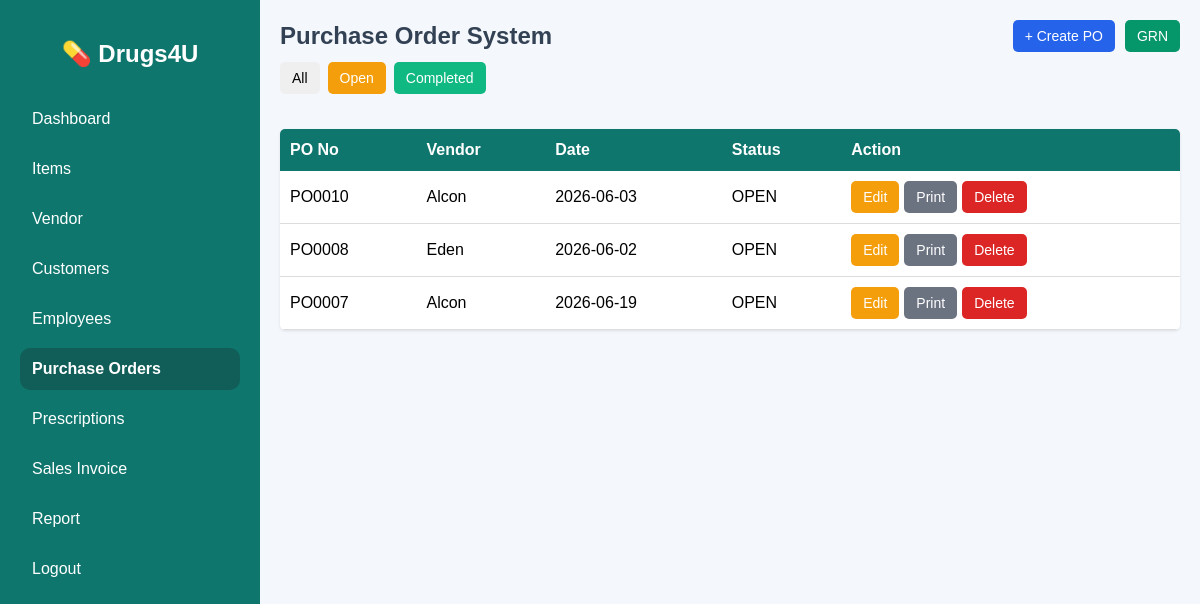
Screenshot of /purchase_order.php?status=OPEN with the database file from the repository.
### tables this page shows
CREATE TABLE `purchase_order` (
  `po_id` int(11) NOT NULL,
  `po_no` varchar(20) DEFAULT NULL,
  `vendor_id` varchar(20) DEFAULT NULL,
  `vendor_name` varchar(150) DEFAULT NULL,
  `po_date` date DEFAULT NULL,
  `created_at` timestamp NOT NULL DEFAULT current_timestamp(),
  `status` varchar(20) DEFAULT NULL
);

### purchase_order.php (the view, shortened to what this page needs)
<?php
include 'connection.php';
function runQuery($conn, $sql){
    $result = mysqli_query($conn, $sql);
    return $result;
}
$status = strtoupper($_GET['status'] ?? 'ALL');
if($status == 'OPEN'){
    $po_list = runQuery($conn,"
        SELECT *
        FROM purchase_order
        WHERE UPPER(status)='OPEN'
        ORDER BY po_id DESC
    ");
}
else{
    $po_list = runQuery($conn,"
        SELECT *
        FROM purchase_order
        ORDER BY po_id DESC
    ");
}
?>
<!DOCTYPE html>
<html lang="en">
<head>
</head>
<body>
<div class="wrapper">
    <div class="sidebar">
        <h2>💊 Drugs4U</h2>
        <a href="dashboard.php">Dashboard</a>
        <a href="item.php">Items</a>
	    <a href="vendor.php">Vendor</a>
        <a href="customer_list.php">Customers</a>
        <a href="employee_reg.php">Employees</a>
        <a href="purchase_order.php" class="active">Purchase Orders</a>
        <a href="prescription_list.php">Prescriptions</a>
	    <a href="sales_invoice.php">Sales Invoice</a>
        <a href="report.php">Report</a>
        <a href="login.php">Logout</a>
    </div>
    <div class="main-content">
<div class="top-bar">
    <h2>Purchase Order System</h2>
    <div class="action-buttons">
        <button class="po-btn" onclick="openPO()">+ Create PO</button>
        <button class="grn-btn" onclick="openGRN()">GRN</button>
    </div>
</div>
<div class="filter-bar">
    <a href="?status=ALL"><button>All</button></a>
    <a href="?status=OPEN"><button style="background:#f59e0b;color:#fff;">Open</button></a>
    <a href="?status=COMPLETED"><button style="background:#10b981;color:#fff;">Completed</button></a>
</div>
<div class="container">
    <div class="table-responsive">
        <table>
            <tr>
                <th>PO No</th>
                <th>Vendor</th>
                <th>Date</th>
                <th>Status</th>
                <th>Action</th>
            </tr>
            <?php while($po=mysqli_fetch_assoc($po_list)){ ?>
            <tr>
                <td><?= $po['po_no'] ?></td>
                <td><?= $po['vendor_name'] ?></td>
                <td><?= $po['po_date'] ?></td>
                <td><?= $po['status'] ?></td>
                <td>
                    <div class="action-cell">
                        <a href="?edit_po=<?= $po['po_no'] ?>"><button class="edit-btn">Edit</button></a>
                        <a href="print_po.php?po_no=<?= urlencode($po['po_no']) ?>" target="_blank"><button class="print-btn" type="button">Print</button></a>
                        <a href="?delete_po=<?= $po['po_no'] ?>" onclick="return confirm('Delete PO?')"><button class="del-btn">Delete</button></a>
                    </div>
                </td>
            </tr>
            <?php } ?>
        </table>
    </div>
</div>
</div>
</div>
</body>
</html>

### purchase_order.php (style rules this page uses)
body { font-family: Arial, sans-serif; background: #f4f7fb; margin: 0; }
.sidebar a.active { background: #115e59; font-weight: bold; }
.wrapper { display: flex; flex-direction: row; }
.sidebar { width: 260px; background: #0f766e; color: #fff; height: 100vh; position: fixed; padding: 20px; box-sizing: border-box; overflow-y: auto; z-index: 100; }
.sidebar h2 { text-align: center; margin-bottom: 30px; }
.sidebar a { display: block; color: #fff; text-decoration: none; padding: 12px; margin-bottom: 8px; border-radius: 10px; }
.main-content { margin-left: 260px; width: calc(100% - 260px); box-sizing: border-box; }
.container { padding: 20px; }
.top-bar { padding: 20px 20px 5px 20px; display: flex; flex-wrap: wrap; justify-content: space-between; align-items: center; gap: 15px; }
.top-bar h2 { margin: 0; color: #334155; }
.action-buttons { display: flex; gap: 10px; }
.filter-bar { padding: 5px 20px 15px 20px; display: flex; flex-wrap: wrap; gap: 8px; }
button { padding: 8px 12px; border: none; border-radius: 5px; cursor: pointer; font-size: 14px; }
.po-btn { background:#2563eb;color:#fff; }
.grn-btn { background:#059669;color:#fff; }
.edit-btn { background:#f59e0b;color:#fff; }
.del-btn { background:#dc2626;color:#fff; }
.print-btn { background:#6b7280;color:#fff; }
.table-responsive { width: 100%; overflow-x: auto; background: #fff; border-radius: 5px; box-shadow: 0 1px 3px rgba(0,0,0,0.1); margin-bottom: 20px; }
table { width: 100%; border-collapse: collapse; min-width: 600px; }
th { background: #0f766e; color: #fff; padding: 12px 10px; text-align: left; }
td { padding: 10px; border-bottom: 1px solid #ddd; }
.action-cell { display: flex; gap: 5px; flex-wrap: wrap; }

### rows the page displays
purchase_order: po_no "PO0010", vendor_name "Alcon", po_date "2026-06-03", status "OPEN"
purchase_order: po_no "PO0008", vendor_name "Eden", po_date "2026-06-02", status "OPEN"
purchase_order: po_no "PO0007", vendor_name "Alcon", po_date "2026-06-19", status "OPEN"
